Frame 1 (no input): blank canvas, image omitted
Frame 60 (the mouse pressed at the canvas centre just before this capture): blank canvas, image omitted
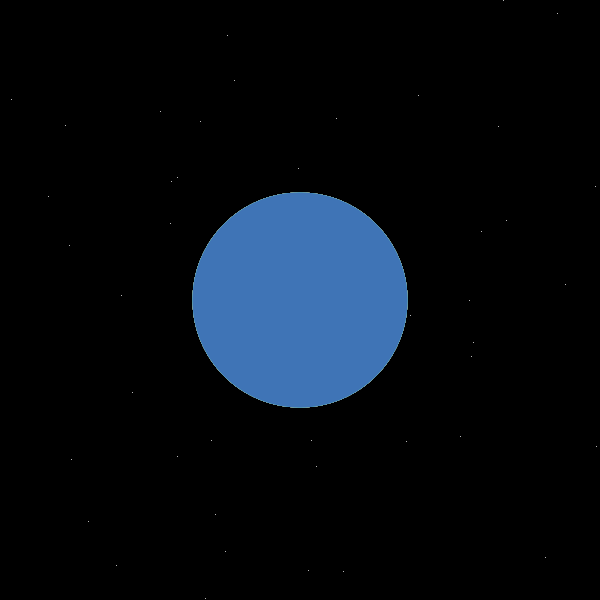
Frame 120 (the mouse held since frame 60 and released just before this capture)

The Processing sketch whose frames 1 and 60 were blank and that drew this single picture after the mouse press (run headless with seeded random() and noise(); from frame 60 on, the mouse is pressed at the canvas centre):

// Processing sketch: processing_175494
// ── processing_175494.pde

void setup(){ 
  size(600,600); 
  background(0); 
  stroke(255);
  for(int i=0;i<600;i++){ 
    for(int p=0;p<600;p++){ 
      int r=int(random(10000)); 
      if(r==1){
        point(i,p); 
      } 
    } 
  } 
}
void draw() {

  if (mousePressed == true) {

    int s=second(); 
    int r=int(random(256));
    int g=int(random(256));
    int b=int(random(256));
    noStroke();
    fill(r,g,b); 
    int radius=s*5;
    ellipse(mouseX,mouseY,radius,radius);
  }
  
}
